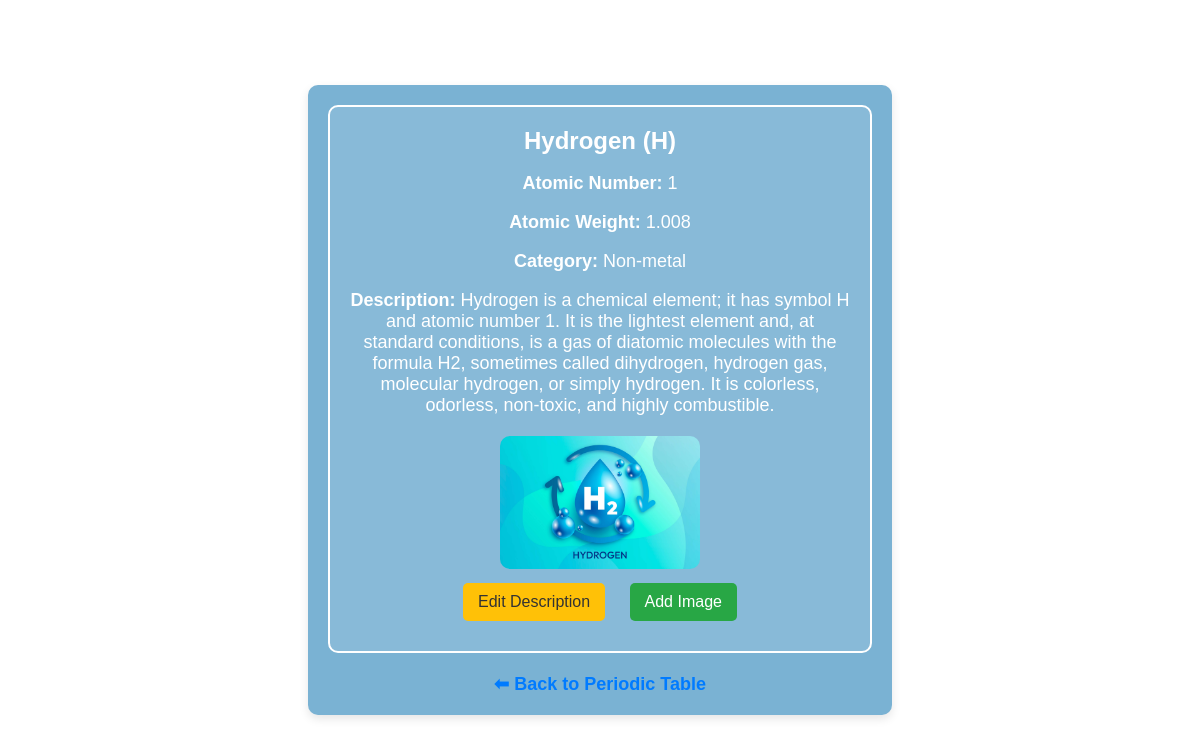
The app's page /element/H/ (signed in) with its own data.
### elements/models.py (models this page shows, shortened)
class Element(models.Model):
    name = models.CharField(max_length=100)
    symbol = models.CharField(max_length=5, unique=True)
    atomic_number = models.IntegerField(unique=True)
    atomic_weight = models.FloatField()
    category = models.CharField(max_length=50)
    description = models.TextField()
    image = models.ImageField(upload_to='element_images/', blank=True, null=True)  # ✅ Added image field

### elements/views.py (the view)
# urls.py: path('element/<str:symbol>/', views.element_detail, name='element_detail'),
@login_required
def element_detail(request, symbol):
    element = get_object_or_404(Element, symbol=symbol)
    return render(request, 'elements/element_detail.html', {'element': element})

### elements/templates/elements/element_detail.html (shortened to what this page needs)
{% load static %}
<!DOCTYPE html>
<html lang="en">
<head>
  <link rel="stylesheet" href="{% static 'css/styles.css' %}">
</head>
<body>
  <div class="container">
    <div class="element-card">
      <h1>{{ element.name }} ({{ element.symbol }})</h1>
      <p><strong>Atomic Number:</strong> {{ element.atomic_number }}</p>
      <p><strong>Atomic Weight:</strong> {{ element.atomic_weight }}</p>
      <p><strong>Category:</strong> {{ element.category }}</p>
      <p id="desc"><strong>Description:</strong> {{ element.description }}</p>
      {% if element.image %}
        <div class="image-container">
          <img src="{{ element.image.url }}" alt="{{ element.name }}">
        </div>
      {% endif %}
      <button class="btn edit-btn" onclick="toggleForm('edit-form')">Edit Description</button>
      <button class="btn upload-btn" onclick="toggleForm('image-form')">Add Image</button>
    </div>
    <a class="back-link" href="{% url 'element_list' %}">⬅ Back to Periodic Table</a>
  </div>
</body>
</html>

### elements/static/css/styles.css (style rules this page uses)
body { margin: 0; padding: 0; font-family: Arial, sans-serif; color: rgb(255, 255, 255); text-align: center; display: flex; flex-direction: column; justify-content: center; align-items: center; min-height: 100vh; position: relative; }
body::before { content: ""; position: absolute; top: 0; left: 0; width: 100%; height: 100%; background: url("/static/images/BG.jpg") no-repeat center center fixed; background-size: cover; filter: blur(2px); z-index: -1; }
body > * { position: relative; z-index: 1; }
h1 { margin: 20px 0; }
.element-card { border: 2px solid #ffffff; display: inline-block; padding: 20px; border-radius: 10px; background-color: rgba(255, 255, 255, 0.1); max-width: 500px; text-align: center; }
.element-card h1 { margin: 0; font-size: 24px; color: #ffffff; }
.element-card p { font-size: 18px; color: #ffffff; }
.back-link { display: block; margin-top: 20px; text-decoration: none; font-size: 18px; color: #1e90ff; transition: color 0.3s ease-in-out; }
body { width: 100%; margin: 0; }

### elements/templates/elements/element_detail.html (style rules this page uses)
.container { max-width: 800px; margin: 50px auto; padding: 20px; background-color: #7AB2D3; border-radius: 10px; box-shadow: 0px 4px 10px rgba(0, 0, 0, 0.1); text-align: center; }
.element-card { padding: 20px; }
.back-link { display: block; margin-top: 20px; text-decoration: none; color: #007bff; font-weight: bold; }
.btn { margin: 10px; padding: 10px 15px; border: none; border-radius: 5px; cursor: pointer; font-size: 16px; }
.edit-btn { background-color: #ffc107; color: #333; }
.upload-btn { background-color: #28a745; color: white; }
.image-container { margin-top: 20px; text-align: center; }
.image-container img { width: 200px; height: auto; border-radius: 10px; }

### records on screen
Element: name "Hydrogen", symbol "H", atomic_number "1", atomic_weight "1.008", category "Non-metal", description "Hydrogen is a chemical element; it has symbol H and atomic number 1. It is the lightest element and, at standard conditions, is a gas of diatomic molecules with the formula H2, sometimes called dihydrogen, hydrogen gas, molecular hydrogen, or simply hydrogen. It is colorless, odorless, non-toxic, and highly combustible.", image (picture)
